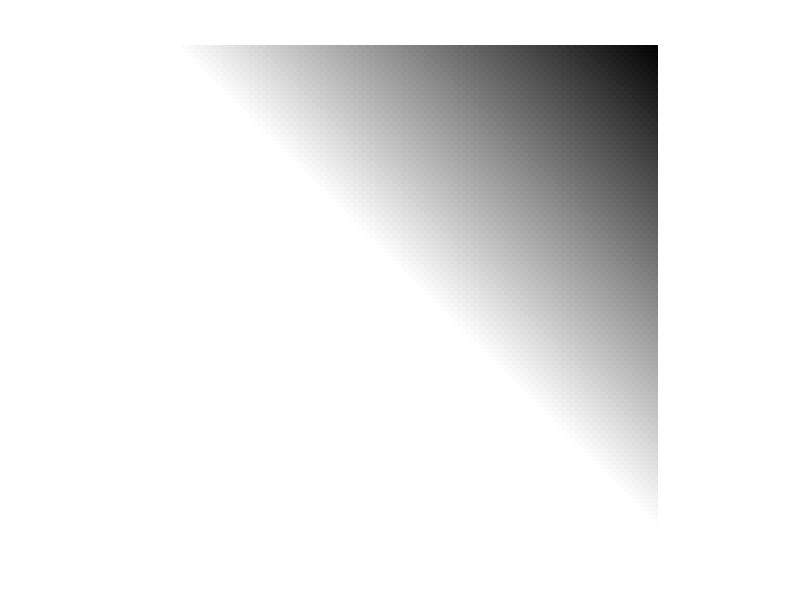

This chart was generated by the following MATLAB code: (Note: this script raises an error after producing the figure.)
clear all;
close all;
clc;

%% preperation:
%getting image pixels by loop:
im=zeros(127,127);
for x=1:127
    for y=1:127
        im(y,x)=(128-x+y);
    end;
end;
imshow(im,[]);

%now getting the same with meshgrid:
[X Y]=meshgrid(1:1:127);
im=(128-X+Y);
imshow(im,[]);

figure(1);imshow(im,[0 127]); impixelinfo;
figure(2);imshow(im,[50 150]);impixelinfo;
figure(3);imshow(im,[150 255]); impixelinfo;
figure(4);imshow(im,[]); impixelinfo;

%% lab2:
level=200;
window=50;
new_im=im;
for x=1:127
    for y=1:127
        if(im(y,x)>(level+window/2))
            new_im(y,x)=255;
        elseif  (im(y,x)<(level-window/2))
            new_im(y,x)=0;
        else
            new_im(y,x)=(im(y,x)-(level-window/2))/window*255;
        end;
    end;
end;

figure(5);
plot(im,new_im);
title('old image pixels as function of new after converting');
xlabel('old image pixels');
ylabel('new image pixels after converting');

figure(6);imshow(new_im,[]); impixelinfo;

%% lab3:

BW = ([1 1 0 ; 1 1 0 ; 0 0 1]);
CC1 = bwconncomp(BW, 4);
CC2 = bwconncomp(BW, 8);
figure(7);imshow(BW); 

BW = imread('text.png');

new_im2=im;
for x=1:127
    for y=1:127
        if(im(y,x)>50)
            new_im2(y,x)=255;
        elseif  (im(y,x)<=50)
            new_im2(y,x)=0;
        end;
    end;
end;

figure(8);
plot(im,new_im2);
title('old image pixels as function of new after converting');
xlabel('old image pixels');
ylabel('new image pixels after converting');

figure(9); histogram(im);
figure(10); histogram(new_im2);

%% lab4:
I = imread('pout.tif');
h = 1/5*ones(5,1);
H = h*h';
imfilt = filter2(H,I);
figure(11);imshowpair(I,imfilt,'montage')